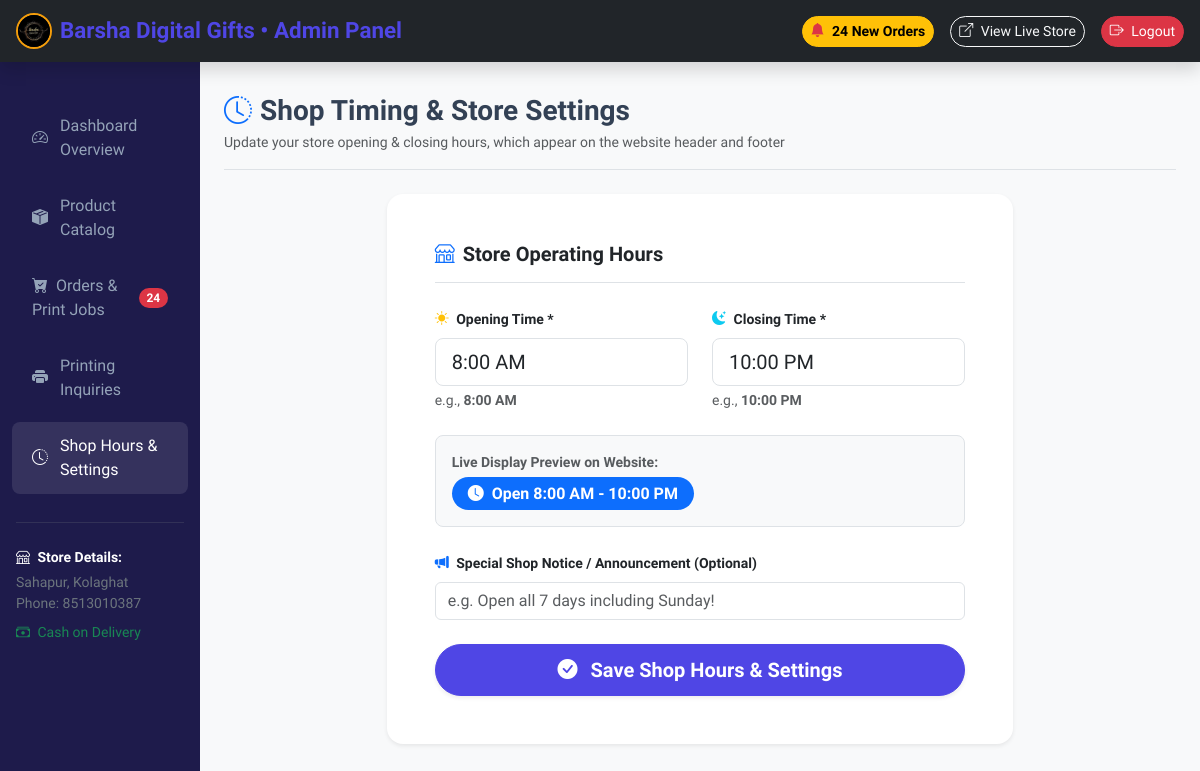
The app's page /admin/settings (signed in) with its own data.
### models.py (models this page shows, shortened)
class StoreSetting(db.Model):
    __tablename__ = 'store_settings'
    id = db.Column(db.Integer, primary_key=True)
    key = db.Column(db.String(100), unique=True, nullable=False)
    value = db.Column(db.Text, nullable=True)
    @classmethod
    def get_val(cls, key, default=None):
        setting = cls.query.filter_by(key=key).first()
        return setting.value if setting and setting.value else default

### app.py (the view, shortened to what this page needs)
@app.route('/admin/settings', methods=['GET', 'POST'])
@admin_required
def admin_settings():
    opening_time = StoreSetting.get_val('opening_time', '8:00 AM')
    closing_time = StoreSetting.get_val('closing_time', '10:00 PM')
    shop_notice = StoreSetting.get_val('shop_notice', '')
    return render_template('admin/settings.html',
                           opening_time=opening_time,
                           closing_time=closing_time,
                           shop_notice=shop_notice)

### app.py (called while the page is built)
def admin_required(f):
    @wraps(f)
    def decorated_function(*args, **kwargs):
        if 'user_id' not in session:
            flash('Admin login required.', 'danger')
            return redirect(url_for('login', next=request.url))
        user = db.session.get(User, session['user_id'])
        if not user or not user.is_admin:
            flash('Access denied. Administrator privileges required.', 'danger')
            return redirect(url_for('index'))
        return f(*args, **kwargs)
    return decorated_function

### templates/admin/settings.html (shortened to what this page needs)
{% extends "admin/base_admin.html" %}
{% block content %}
<div class="d-flex justify-content-between flex-wrap flex-md-nowrap align-items-center pt-2 pb-3 mb-4 border-bottom">
    <div>
        <h1 class="h3 fw-bold mb-1"><i class="bi bi-clock-history text-primary me-2"></i>Shop Timing &amp; Store Settings</h1>
        <p class="text-muted small mb-0">Update your store opening &amp; closing hours, which appear on the website header and footer</p>
    </div>
</div>
<div class="row justify-content-center">
    <div class="col-lg-8">
        <div class="card border-0 shadow-sm rounded-4 p-4 p-md-5 bg-white">
            <h5 class="fw-bold mb-4 border-bottom pb-3">
                <i class="bi bi-shop text-primary me-2"></i>Store Operating Hours
            </h5>
            <form action="{{ url_for('admin_settings') }}" method="POST">
                <div class="row g-4">
                    <div class="col-md-6">
                        <label class="form-label fw-bold small text-dark">
                            <i class="bi bi-sun-fill text-warning me-1"></i> Opening Time *
                        </label>
                        <input type="text" name="opening_time" class="form-control form-control-lg" value="{{ opening_time }}" placeholder="e.g. 8:00 AM" required>
                        <div class="form-text small">e.g., <strong>8:00 AM</strong></div>
                    </div>
                    <div class="col-md-6">
                        <label class="form-label fw-bold small text-dark">
                            <i class="bi bi-moon-stars-fill text-info me-1"></i> Closing Time *
                        </label>
                        <input type="text" name="closing_time" class="form-control form-control-lg" value="{{ closing_time }}" placeholder="e.g. 10:00 PM" required>
                        <div class="form-text small">e.g., <strong>10:00 PM</strong></div>
                    </div>
                    <div class="col-12">
                        <div class="p-3 bg-light rounded-3 border">
                            <small class="text-muted d-block fw-bold mb-1">Live Display Preview on Website:</small>
                            <span class="badge bg-primary fs-6 px-3 py-2 rounded-pill">
                                <i class="bi bi-clock-fill me-1"></i> Open {{ opening_time }} - {{ closing_time }}
                            </span>
                        </div>
                    </div>
                    <div class="col-12">
                        <label class="form-label fw-bold small text-dark">
                            <i class="bi bi-megaphone-fill text-primary me-1"></i> Special Shop Notice / Announcement (Optional)
                        </label>
                        <input type="text" name="shop_notice" class="form-control" value="{{ shop_notice }}" placeholder="e.g. Open all 7 days including Sunday!">
                    </div>
                    <div class="col-12 mt-4">
                        <button type="submit" class="btn btn-primary-custom btn-lg w-100 fw-bold rounded-pill shadow-sm">
                            <i class="bi bi-check-circle-fill me-2"></i> Save Shop Hours &amp; Settings
                        </button>
                    </div>
                </div>
            </form>
        </div>
    </div>
</div>
{% endblock %}

### static/css/style.css (style rules this page uses)
:root { --primary: #4f46e5; --primary-hover: #4338ca; --primary-light: #eef2ff; --accent: #f59e0b; --accent-coral: #ff4757; --dark: #0f172a; --slate: #334155; --muted: #64748b; --light-bg: #f8fafc; --card-border: #e2e8f0; --whatsapp-green: #25d366; }
body { font-family: 'Plus Jakarta Sans', -apple-system, BlinkMacSystemFont, 'Segoe UI', Roboto, sans-serif; color: var(--slate); background-color: var(--light-bg); min-height: 100vh; display: flex; flex-direction: column; }
.btn-primary-custom { background-color: var(--primary); border-color: var(--primary); color: white; font-weight: 600; border-radius: 10px; padding: 10px 20px; transition: all 0.2s; }

### records on screen
StoreSetting: opening_time "8:00 AM", value "8:00 AM"
StoreSetting: closing_time "10:00 PM", value "10:00 PM"

### other values on screen
{{ new_orders_count }} "24"
{{ shop_phone_1 }} "8513010387"
